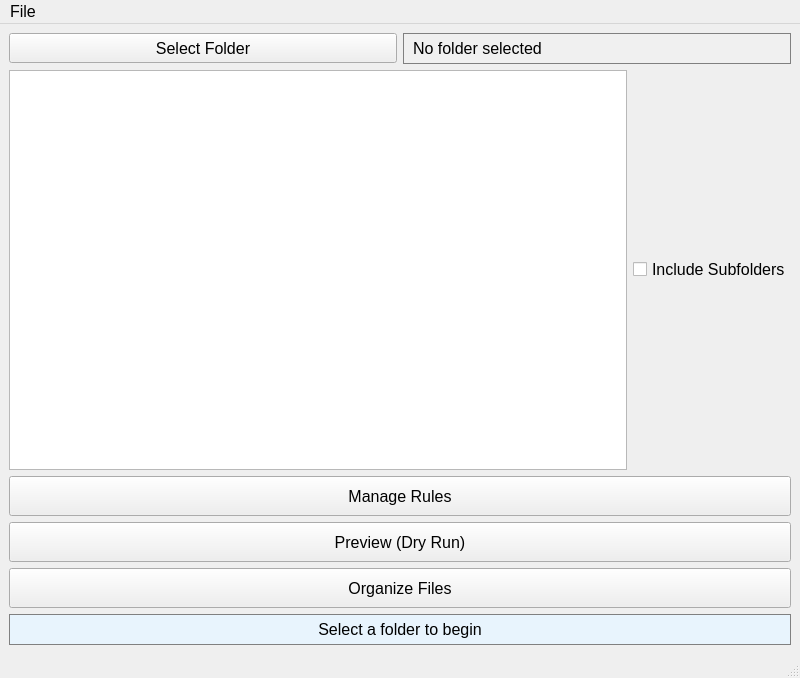
<?xml version="1.0" encoding="UTF-8"?>
<ui version="4.0">
    <class>MainWindow</class>
    <widget class="QMainWindow" name="MainWindow">
        <property name="geometry">
            <rect>
                <x>0</x>
                <y>0</y>
                <width>800</width>
                <height>650</height>
            </rect>
        </property>
        <property name="windowTitle">
            <string>File Organizer</string>
        </property>
        <property name="font">
            <font>
                <pointsize>12</pointsize>
            </font>
        </property>
        <widget class="QWidget" name="centralwidget">
            <property name="font">
                <font>
                    <pointsize>12</pointsize>
                </font>
            </property>
            <layout class="QVBoxLayout" name="verticalLayout">
                <item>
                    <layout class="QHBoxLayout" name="directoryLayout">
                        <item>
                            <widget class="QPushButton" name="selectFolderButton">
                                <property name="minimumSize">
                                    <size>
                                        <width>150</width>
                                        <height>30</height>
                                    </size>
                                </property>
                                <property name="text">
                                    <string>Select Folder</string>
                                </property>
                                <property name="font">
                                    <font>
                                        <pointsize>12</pointsize>
                                    </font>
                                </property>
                            </widget>
                        </item>
                        <item>
                            <widget class="QLabel" name="directory_label">
                                <property name="text">
                                    <string>No folder selected</string>
                                </property>
                                <property name="font">
                                    <font>
                                        <pointsize>12</pointsize>
                                    </font>
                                </property>
                                <property name="styleSheet">
                                    <string>QLabel { border: 1px solid gray; padding: 5px;
                                        background-color: #f0f0f0; }</string>
                                </property>
                            </widget>
                        </item>
                    </layout>
                </item>
                <item>
                    <layout class="QHBoxLayout" name="horizontalLayout">
                        <item>
                            <widget class="QListView" name="listListView">
                                <property name="minimumSize">
                                    <size>
                                        <width>400</width>
                                        <height>400</height>
                                    </size>
                                </property>
                                <property name="font">
                                    <font>
                                        <pointsize>12</pointsize>
                                    </font>
                                </property>
                            </widget>
                        </item>
                        <item>
                            <widget class="QCheckBox" name="recursiveCheckBox">
                                <property name="text">
                                    <string>Include Subfolders</string>
                                </property>
                                <property name="font">
                                    <font>
                                        <pointsize>12</pointsize>
                                    </font>
                                </property>
                            </widget>
                        </item>
                    </layout>
                </item>
                <item>
                    <widget class="QPushButton" name="rulesButton">
                        <property name="minimumSize">
                            <size>
                                <width>200</width>
                                <height>40</height>
                            </size>
                        </property>
                        <property name="text">
                            <string>Manage Rules</string>
                        </property>
                        <property name="font">
                            <font>
                                <pointsize>12</pointsize>
                            </font>
                        </property>
                    </widget>
                </item>
                <item>
                    <widget class="QPushButton" name="previewPushButton">
                        <property name="minimumSize">
                            <size>
                                <width>200</width>
                                <height>40</height>
                            </size>
                        </property>
                        <property name="text">
                            <string>Preview (Dry Run)</string>
                        </property>
                        <property name="toolTip">
                            <string>Simulate organization without moving files. Shows what would be
                                moved where.</string>
                        </property>
                        <property name="font">
                            <font>
                                <pointsize>12</pointsize>
                            </font>
                        </property>
                    </widget>
                </item>
                <item>
                    <widget class="QPushButton" name="organizePushButton">
                        <property name="minimumSize">
                            <size>
                                <width>200</width>
                                <height>40</height>
                            </size>
                        </property>
                        <property name="text">
                            <string>Organize Files</string>
                        </property>
                        <property name="font">
                            <font>
                                <pointsize>12</pointsize>
                            </font>
                        </property>
                    </widget>
                </item>
                <item>
                    <widget class="QLabel" name="status_label">
                        <property name="text">
                            <string>Select a folder to begin</string>
                        </property>
                        <property name="font">
                            <font>
                                <pointsize>12</pointsize>
                            </font>
                        </property>
                        <property name="styleSheet">
                            <string>QLabel { border: 1px solid gray; padding: 5px; background-color:
                                #e8f4fd; }</string>
                        </property>
                        <property name="alignment">
                            <set>Qt::AlignCenter</set>
                        </property>
                    </widget>
                </item>
            </layout>
        </widget>
        <widget class="QMenuBar" name="menubar">
            <property name="geometry">
                <rect>
                    <x>0</x>
                    <y>0</y>
                    <width>800</width>
                    <height>18</height>
                </rect>
            </property>
            <property name="font">
                <font>
                    <pointsize>12</pointsize>
                </font>
            </property>
            <widget class="QMenu" name="menuFile">
                <property name="title">
                    <string>File</string>
                </property>
                <property name="font">
                    <font>
                        <pointsize>12</pointsize>
                    </font>
                </property>
                <addaction name="actionselect" />
                <addaction name="actionexit" />
            </widget>
            <addaction name="menuFile" />
        </widget>
        <widget class="QStatusBar" name="statusbar">
            <property name="font">
                <font>
                    <pointsize>12</pointsize>
                </font>
            </property>
        </widget>
        <action name="actionselect">
            <property name="text">
                <string>select</string>
            </property>
            <property name="font">
                <font>
                    <pointsize>12</pointsize>
                </font>
            </property>
        </action>
        <action name="actionexit">
            <property name="text">
                <string>exit</string>
            </property>
            <property name="font">
                <font>
                    <pointsize>12</pointsize>
                </font>
            </property>
        </action>
    </widget>
    <resources />
    <connections />
</ui>
